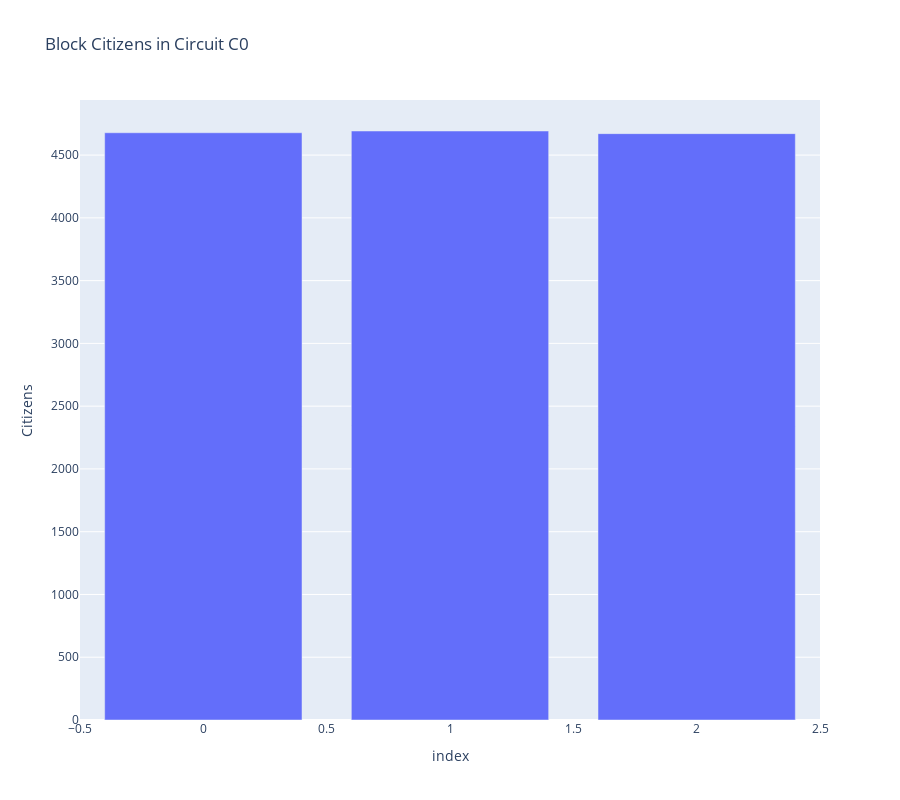
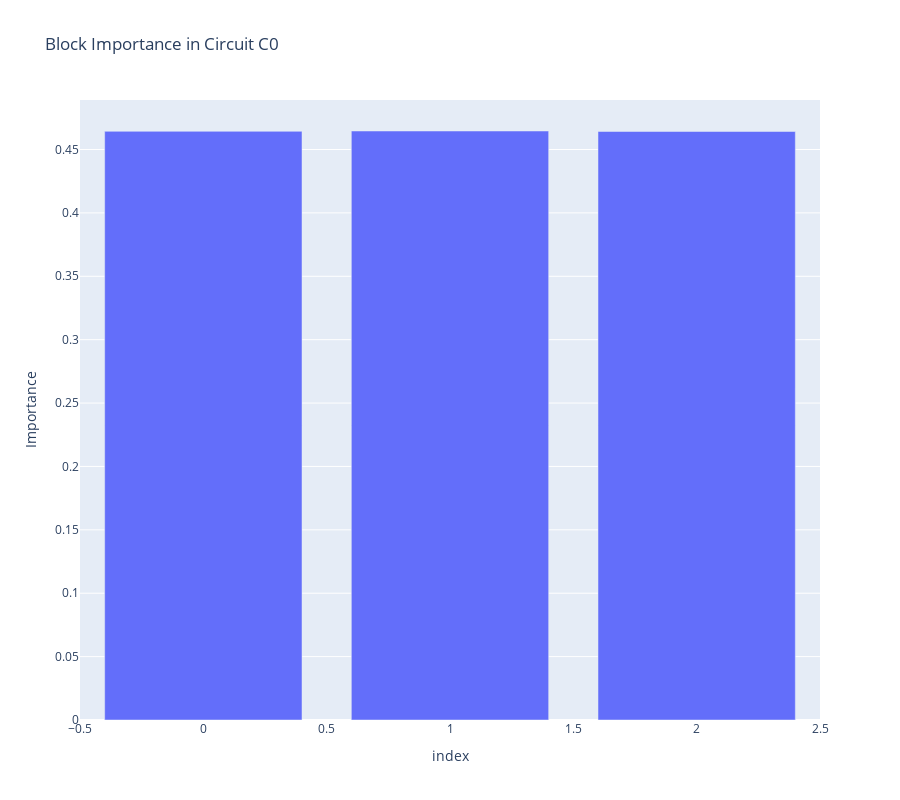
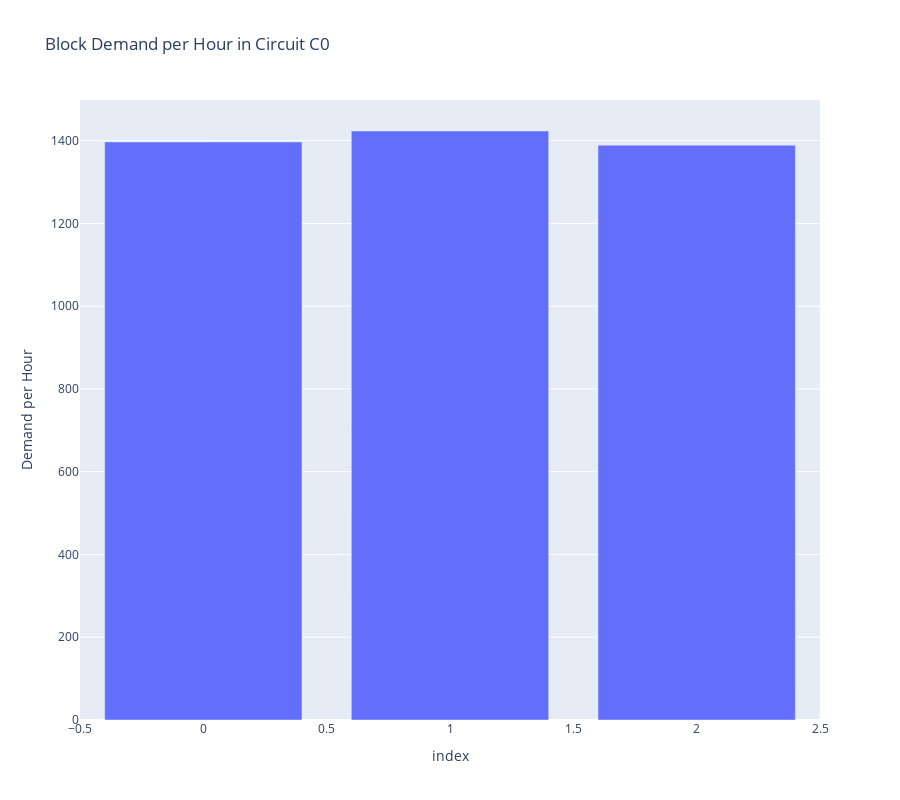

The cell these charts' notebook holds for them, in order:
### Code cell
# All data of one block of a circuit (importance, citizens, industrialization, demand per hour)

circuit_stats = electric_system_circuits_list[0]

blocks = circuit_stats.blocks

citizens = []
importance = []
demand_per_hour = []

for block in blocks:
    citizens.append(block.citizens.amount)
    importance.append(block.importance)
    demand_per_hour.append(sum(block.predicted_demand_per_hour))

block_stats_df = pd.DataFrame(
    {
        "Citizens": citizens,
        "Importance": importance,
        "Demand per Hour": demand_per_hour,
    }
)

fig_citizens = px.bar(
    block_stats_df,
    x=block_stats_df.index,
    y="Citizens",
    title=f"Block Citizens in Circuit {circuit_stats.id}",
    height=800,
)

fig_importance = px.bar(
    block_stats_df,
    x=block_stats_df.index,
    y="Importance",
    title=f"Block Importance in Circuit {circuit_stats.id}",
    height=800,
)

fig_demand_per_hour = px.bar(
    block_stats_df,
    x=block_stats_df.index,
    y="Demand per Hour",
    title=f"Block Demand per Hour in Circuit {circuit_stats.id}",
    height=800,
)


fig_citizens.show()
fig_importance.show()
fig_demand_per_hour.show()

### Figure 1 — Plotly figure (JSON) as saved in the notebook; plotly's stock layout.template omitted (floating-point values rounded to 4 significant figures)
{"data": [{"alignmentgroup": "True", "hovertemplate": "index=%{x}<br>Citizens=%{y}<extra></extra>", "legendgroup": "", "marker": {"color": "#636efa", "pattern": {"shape": ""}}, "name": "", "offsetgroup": "", "orientation": "v", "showlegend": false, "textposition": "auto", "type": "bar", "x": [0, 1, 2], "xaxis": "x", "y": [4678, 4692, 4671], "yaxis": "y"}], "layout": {"barmode": "relative", "height": 800, "legend": {"tracegroupgap": 0}, "title": {"text": "Block Citizens in Circuit C0"}, "xaxis": {"anchor": "y", "domain": [0, 1], "title": {"text": "index"}}, "yaxis": {"anchor": "x", "domain": [0, 1], "title": {"text": "Citizens"}}}}

### Figure 2 — Plotly figure (JSON) as saved in the notebook; plotly's stock layout.template omitted (floating-point values rounded to 4 significant figures)
{"data": [{"alignmentgroup": "True", "hovertemplate": "index=%{x}<br>Importance=%{y}<extra></extra>", "legendgroup": "", "marker": {"color": "#636efa", "pattern": {"shape": ""}}, "name": "", "offsetgroup": "", "orientation": "v", "showlegend": false, "textposition": "auto", "type": "bar", "x": [0, 1, 2], "xaxis": "x", "y": [0.4643, 0.4646, 0.4642], "yaxis": "y"}], "layout": {"barmode": "relative", "height": 800, "legend": {"tracegroupgap": 0}, "title": {"text": "Block Importance in Circuit C0"}, "xaxis": {"anchor": "y", "domain": [0, 1], "title": {"text": "index"}}, "yaxis": {"anchor": "x", "domain": [0, 1], "title": {"text": "Importance"}}}}

### Figure 3 — Plotly figure (JSON) as saved in the notebook; plotly's stock layout.template omitted (floating-point values rounded to 4 significant figures)
{"data": [{"alignmentgroup": "True", "hovertemplate": "index=%{x}<br>Demand per Hour=%{y}<extra></extra>", "legendgroup": "", "marker": {"color": "#636efa", "pattern": {"shape": ""}}, "name": "", "offsetgroup": "", "orientation": "v", "showlegend": false, "textposition": "auto", "type": "bar", "x": [0, 1, 2], "xaxis": "x", "y": [1397.0, 1423.0, 1389.0], "yaxis": "y"}], "layout": {"barmode": "relative", "height": 800, "legend": {"tracegroupgap": 0}, "title": {"text": "Block Demand per Hour in Circuit C0"}, "xaxis": {"anchor": "y", "domain": [0, 1], "title": {"text": "index"}}, "yaxis": {"anchor": "x", "domain": [0, 1], "title": {"text": "Demand per Hour"}}}}
